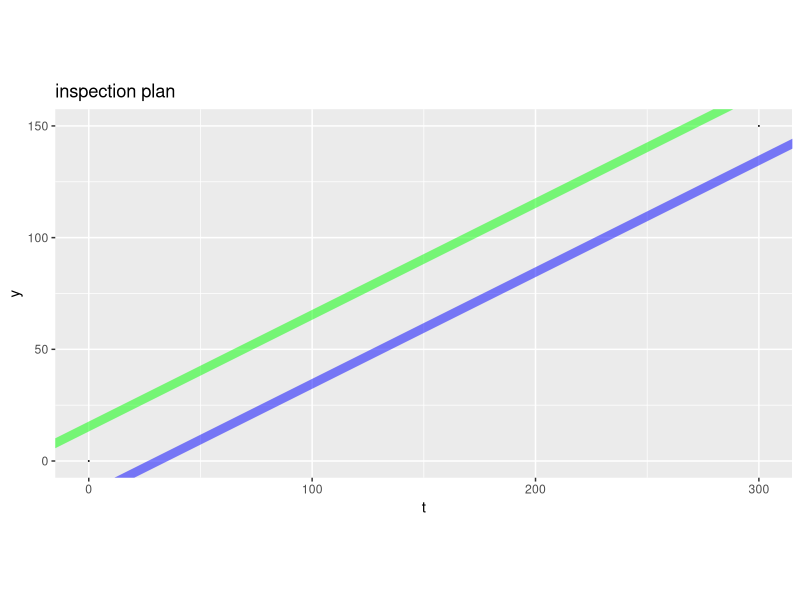
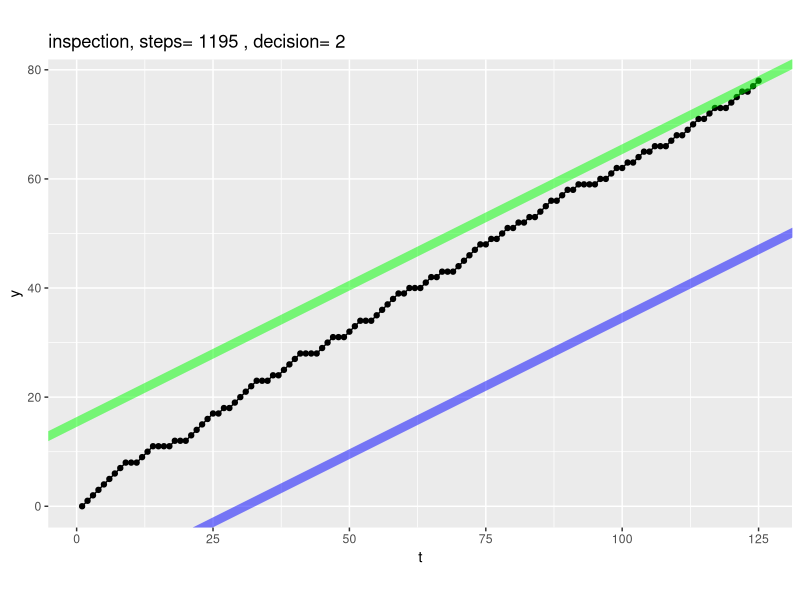
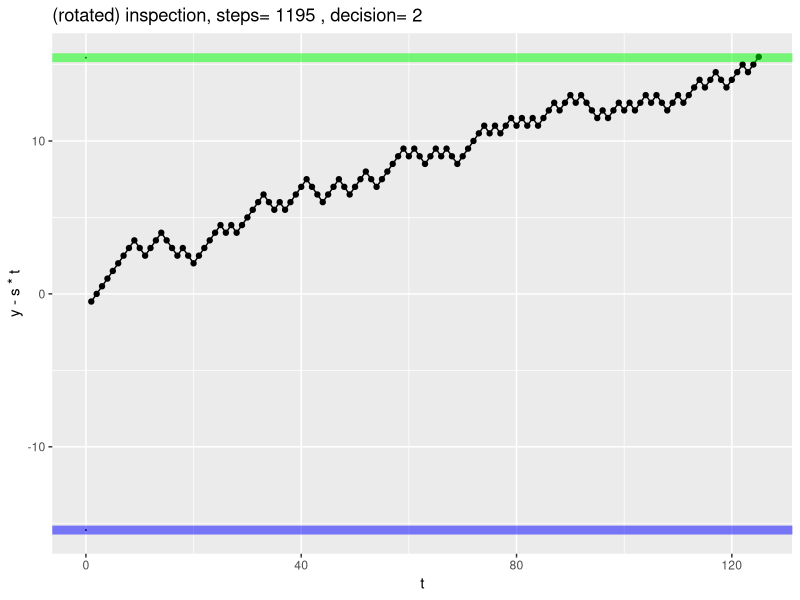

Source code (R) for these figures, in order: (Note: this script raises an error after producing the figures.)
## ---- chunk 1
# User chosen parameters. 
# We are sticking to a special simple symmetric case of Wald's system.
# All we are saying is we value relative error and probability of mistake symmetrically.
u <- 1.1  # measure to relative rate of 10%
a <- 0.05 # accept 5% chance of making wrong decision

# plug into Wald parameters
u1 <- u
u0 <- 1/u
b <- a

# Equations 6:7 and 6:8 of Section 6.4.2, page 111, Abraham Wald, Sequential Analysis, Dover 2004
# Sequential inspection plan
s <- log((1+u1)/(1+u0))/(log(u1)-log(u0))
h0 <- log(b/(1-a))/(log(u1)-log(u0))
h1 <- log((1-b)/a)/(log(u1)-log(u0))

library('ggplot2')
ggplot(data=data.frame(t=c(0,300),y=c(0,150)),
       mapping=aes(x=t,y=y)) +
  geom_point(size=0) +
  geom_abline(slope=s,intercept=h0,
              color='blue',size=3,alpha=0.5) +
  geom_abline(slope=s,intercept=h1,
              color='green',size=3,alpha=0.5) +
  coord_fixed() +
  ggtitle("inspection plan")
## ---- chunk 2
set.seed(3525)

# Unknown rates
p1 <- 0.05
p2 <- 0.055

simulate <- function(s,h0,h1,p1,p2) {
  # statistics we are tracking
  runLength <- 0
  t <- 0
  y <- 0
  
  d <- data.frame(t=rep(NA,1000),y=NA)
  inBounds <- TRUE
  while(inBounds) {
    c1 <- runif(1)<=p1
    c2 <- runif(1)<=p2
    if(c1!=c2) {
      t <- t+1
      y <- y+c2
      if(t<=nrow(d)) {
        d$t[[t]] <- t
        d$y[[t]] <- y
      }
      inBounds <- (y<=h1+s*t)&&(y>=h0+s*t)
    }
    runLength <- runLength+1
  }
  d <- d[!is.na(d$t),]
  decision <- ifelse(y/t>s,2,1)
  list(d=d,
       summary=data.frame(t=t,
                          y=y,
                          runLength=runLength,
                          decision=decision))
}

sim <- simulate(s,h0,h1,p1,p2)
ggplot(data=sim$d,mapping=aes(x=t,y=y)) +
  geom_point() + geom_line() +
  geom_abline(slope=s,intercept=h0,
              color='blue',size=3,alpha=0.5) +
  geom_abline(slope=s,intercept=h1,
              color='green',size=3,alpha=0.5) +
  coord_fixed() +
  ggtitle(paste("inspection, steps=",sim$summary$runLength,
                ', decision=',sim$summary$decision))
## ---- chunk 3
ggplot(data=sim$d,mapping=aes(x=t,y=y-s*t)) +
  geom_point(data=data.frame(x=c(0,0),y=c(-h1,h1)),
             mapping=aes(x=x,y=y),size=0) +
  geom_point() + geom_line() +
  geom_abline(slope=0,intercept=h0,
              color='blue',size=3,alpha=0.5) +
  geom_abline(slope=0,intercept=h1,
              color='green',size=3,alpha=0.5) +
  ggtitle(paste("(rotated) inspection, steps=",sim$summary$runLength,
                ', decision=',sim$summary$decision))
## ---- chunk 4
parallelCluster <- parallel::makeCluster(parallel::detectCores())
mkWorker <- function(s,h0,h1,p1,p2,simulate) {
  force(s)
  force(h0)
  force(h1)
  force(p1)
  force(p2)
  force(simulate)
  function(i) {
    si <- simulate(s,h0,h1,p1,p2)
    si$d$rep <- i
    si$summary$rep <- i
    si
  }
}
worker <- mkWorker(s,h0,h1,p1,p2,simulate)
reps <- parallel::parLapply(parallelCluster,
                            1:100,
                            worker)
parallel::stopCluster(parallelCluster)
parallelCluster <- NULL

d <- do.call(rbind,lapply(reps,function(r) {r$d}))
sum <- do.call(rbind,lapply(reps,function(r) {r$summary}))
print(summary(sum))

ggplot(data=d,mapping=aes(x=t,y=y-s*t)) +
  geom_point(data=data.frame(x=c(0,0),y=c(-h1,h1)),
             mapping=aes(x=x,y=y),size=0) +
  geom_line(alpha=0.5,mapping=aes(group=as.factor(rep))) +
  geom_smooth(color='orange') +
  geom_density2d(color='gold') +
  geom_abline(slope=0,intercept=h0,
              color='blue',size=3,alpha=0.5) +
  geom_abline(slope=0,intercept=h1,
              color='green',size=3,alpha=0.5) +
  ggtitle("(rotated) many repetitions of the experiment")

ggplot(data=sum,mapping=aes(x=runLength)) + 
  geom_density(adjust=0.2) + ggtitle('experiment run times')
## ---- chunk 5
(1/(p1+p2-p1*p2))*(h1-h0)^2
mean(sum$runLength)
summary(as.factor(sum$decision))
